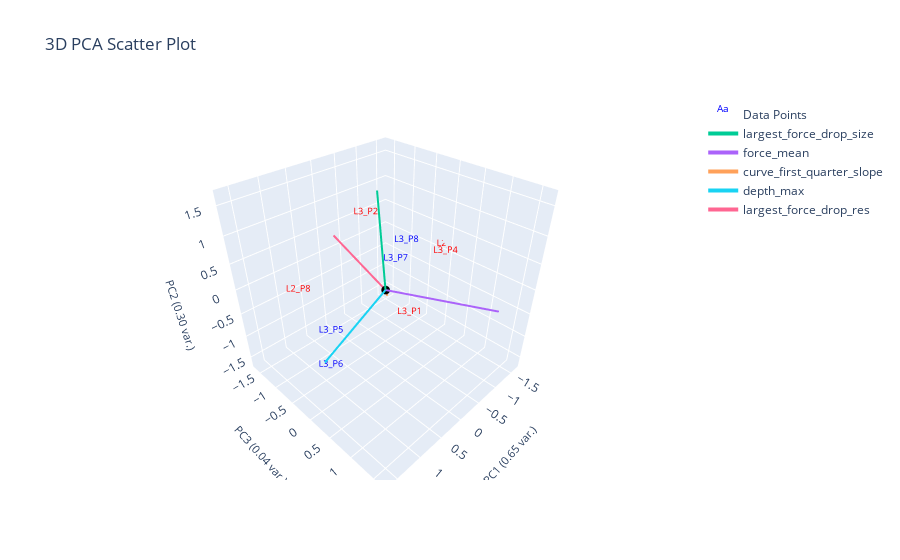

The notebook cell saved with this chart:
### Markdown cell above
# White

### Code cell
from sklearn.neighbors import NearestCentroid

ylabel_name = "color"
popcorn_data_features = data_features[data_features['popcorn'].notna()].copy()
white_data_features = popcorn_data_features[popcorn_data_features['popcorn'] == True]
white_data_features['white_label'] = white_data_features['color'].map({'dark': 0, np.nan: 0, 'white': 1})
print(white_data_features[['popcorn', 'color', 'white_label']])
popcorn = plotting.extract_numerical_features(data_features).values

plotting.plot_cluster_subplots(
                            white_data_features['white_label'], 
                            curve_data, 
                            filename_list,
                            title='White',
                            cluster_category_names=[f"No {'White'}", f"Yes {'White'}"], 
                            )
plotting.plot_pca(white_data_features, white_data_features['white_label'], 3, "", ylabel_name)

### Figure 1 — Plotly figure (JSON) as saved in the notebook; plotly's stock layout.template omitted (floating-point values rounded to 4 significant figures)
{"data": [{"mode": "text", "name": "Data Points", "text": ["L3_P6", "L3_P1", "L3_P8", "L3_P4", "L3_P5", "L3_P2", "L2_P16", "L2_P8", "L3_P7"], "textfont": {"color": ["blue", "red", "blue", "red", "blue", "red", "red", "red", "blue"], "size": 9}, "type": "scatter3d", "x": [1.342, -0.8243, -0.6841, -0.7937, 1.115, -0.01231, -1.739, 1.722, -0.1256], "y": [0.1263, -0.1857, -0.1782, 0.5816, -0.1004, -0.4493, 0.009687, 0.08931, 0.1068], "z": [-0.9471, -1.321, 0.3556, 0.4225, -0.5154, 1.026, -0.09639, 0.7117, 0.3637]}, {"marker": {"color": "black", "size": 3}, "mode": "markers", "name": "Origin", "showlegend": false, "type": "scatter3d", "x": [0], "y": [0], "z": [0]}, {"line": {"width": 4}, "mode": "lines+text", "name": "largest_force_drop_size", "textposition": "top center", "type": "scatter3d", "x": [0, 0.2589], "y": [0, -0.2249], "z": [0, 4.953]}, {"line": {"width": 4}, "mode": "lines+text", "name": "force_mean", "textposition": "top center", "type": "scatter3d", "x": [0, -1.657], "y": [0, 4.518], "z": [0, 0.4097]}, {"line": {"width": 4}, "mode": "lines+text", "name": "curve_first_quarter_slope", "textposition": "top center", "type": "scatter3d", "x": [0, -0.2304], "y": [0, -0.1851], "z": [0, -0.3313]}, {"line": {"width": 4}, "mode": "lines+text", "name": "depth_max", "textposition": "top center", "type": "scatter3d", "x": [0, 4.703], "y": [0, 1.555], "z": [0, -0.1334]}, {"line": {"width": 4}, "mode": "lines+text", "name": "largest_force_drop_res", "textposition": "top center", "type": "scatter3d", "x": [0, -0.1289], "y": [0, -1.444], "z": [0, 0.4094]}], "layout": {"autosize": true, "scene": {"aspectmode": "cube", "xaxis": {"range": [-1.739, 1.739], "title": {"font": {"size": 11}, "text": "PC1 (0.65 var.)"}}, "yaxis": {"range": [-1.739, 1.739], "title": {"font": {"size": 11}, "text": "PC3 (0.04 var.)"}}, "zaxis": {"range": [-1.739, 1.739], "title": {"font": {"size": 11}, "text": "PC2 (0.30 var.)"}}}, "title": {"text": "3D PCA Scatter Plot"}}}
